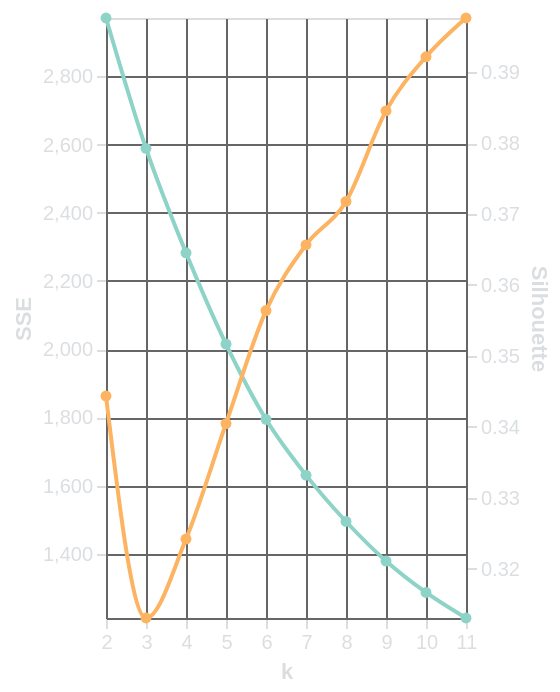

Source (Vega-Lite JSON):
### Vega-Lite specification from a JSON file in a GitHub repository (floating-point values rounded to 4 significant figures)
{"config": {"background": "transparent", "title": {"color": "#DBDEE1", "fontSize": 16}, "axis": {"domainColor": "#666666", "gridColor": "#666666", "tickColor": "#DBDEE1", "titleColor": "#DBDEE1", "labelColor": "#DBDEE1"}, "legend": {"labelColor": "#DBDEE1", "titleColor": "#DBDEE1"}}, "layer": [{"data": {"name": "data-eb799f1beee4bab88a53623ae8d64234"}, "mark": {"type": "line", "interpolate": "monotone", "point": true}, "encoding": {"color": {"value": "#8dd3c7"}, "x": {"axis": {"labelAngle": 0, "title": "k"}, "field": "k", "scale": {"domainMax": 11.0, "domainMin": 2.0, "padding": 0}, "type": "ordinal"}, "y": {"axis": {"grid": true, "title": "SSE"}, "field": "sse", "scale": {"domainMax": 2971.0, "domainMin": 1212.0, "padding": 0}, "type": "quantitative"}}}, {"data": {"name": "data-ddb1403d2284a6844ac28aa2345b83c6"}, "mark": {"type": "line", "interpolate": "monotone", "point": true}, "encoding": {"color": {"value": "#fdb462"}, "x": {"axis": {"grid": true, "labelAngle": 0, "title": "k"}, "field": "k", "scale": {"domainMax": 11.0, "domainMin": 2.0, "padding": 0}, "type": "ordinal"}, "y": {"axis": {"title": "Silhouette"}, "field": "sil", "scale": {"domainMax": 0.3976, "domainMin": 0.313, "padding": 0}, "type": "quantitative"}}}], "height": "container", "resolve": {"scale": {"y": "independent"}}, "width": "container", "$schema": "https://vega.github.io/schema/vega-lite/v5.17.0.json", "datasets": {"data-eb799f1beee4bab88a53623ae8d64234": [{"sse": 2971.0, "k": 2}, {"sse": 2589.0, "k": 3}, {"sse": 2283.0, "k": 4}, {"sse": 2015.0, "k": 5}, {"sse": 1794.0, "k": 6}, {"sse": 1631.0, "k": 7}, {"sse": 1495.0, "k": 8}, {"sse": 1379.0, "k": 9}, {"sse": 1286.0, "k": 10}, {"sse": 1212.0, "k": 11}], "data-ddb1403d2284a6844ac28aa2345b83c6": [{"sil": 0.3443, "k": 2}, {"sil": 0.313, "k": 3}, {"sil": 0.3242, "k": 4}, {"sil": 0.3405, "k": 5}, {"sil": 0.3564, "k": 6}, {"sil": 0.3657, "k": 7}, {"sil": 0.3718, "k": 8}, {"sil": 0.3845, "k": 9}, {"sil": 0.3922, "k": 10}, {"sil": 0.3976, "k": 11}]}}
